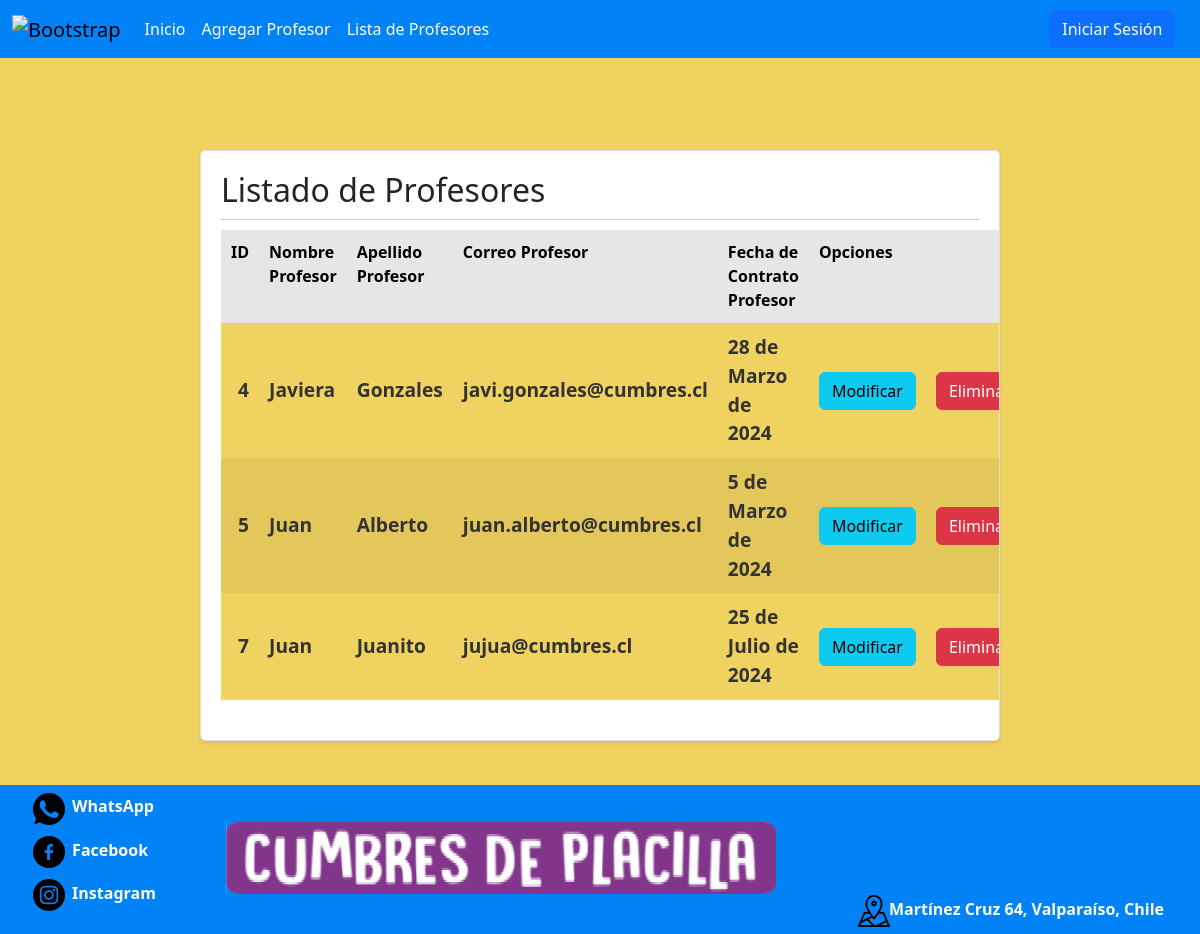
/SitioWeb/listarProfesor, run on an earlier commit of the app's database.
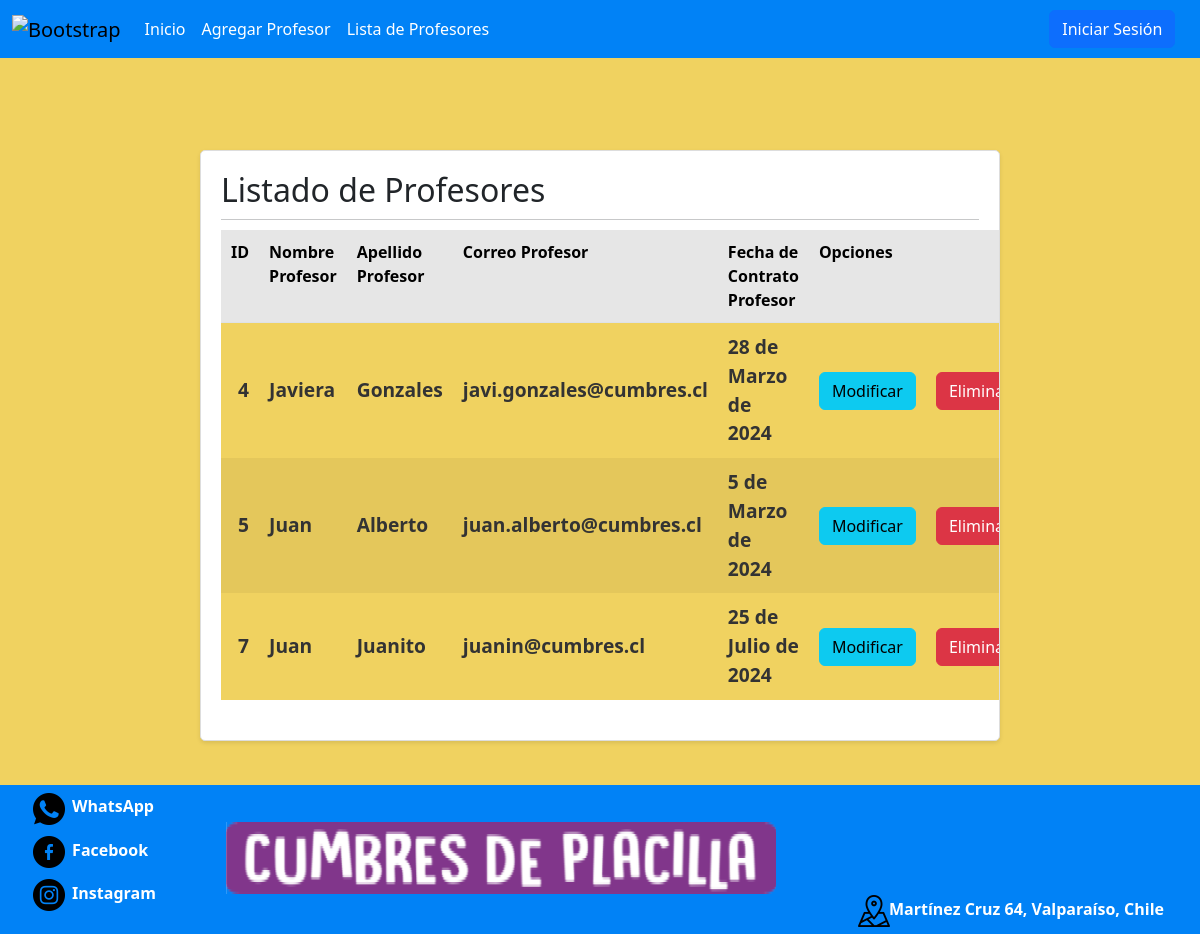
And on a later commit of the database.
### SitioWeb/models.py (models this page shows, shortened)
class Profesor(models.Model):
    nombre_prof = models.CharField(max_length=20)
    apellido_prof = models.CharField(max_length=20)
    correo_prof = models.EmailField(max_length=254)
    fec_contra_prof = models.DateField()
    class Meta:
        db_table = 'SitioWeb_profesor'

### SitioWeb/views.py (the view)
# urls.py: path('listarProfesor', listarProfesor, name='listarProfesor'),
def listarProfesor(request):
    listarProfesor = Profesor.objects.all()
    return render(request, 'paginas/listarProfesor.html', {'Profesor': listarProfesor})

### SitioWeb/templates/paginas/listarProfesor.html (shortened to what the changed rows need)
{% load static %}
<!DOCTYPE html>
<html lang="en">
<head>
 <link href="https://cdn.jsdelivr.net/npm/bootstrap@5.3.3/dist/css/bootstrap.min.css" rel="stylesheet">
 <link type='text/css' href="{%static "css/style.css"%}" rel="stylesheet" />
</head>
<body>
    <br><br><br>
  <main>
        <div class="card" id="listarProf">
            <div class="card-body">
                <h2>Listado de Profesores</h2>
                <table class="table table-striped table-hover">
                    <tr>
                        <th>ID</th>
                        <th>Nombre Profesor</th>
                        <th>Apellido Profesor</th>
                        <th>Correo Profesor</th>
                        <th>Fecha de Contrato Profesor</th>
                        <th colspan="2">Opciones</th>
                    </tr>
                    {% for p in Profesor %}
                    <tr>
                        <td>{{ p.id }}</td>
                        <td>{{ p.nombre_prof }}</td>
                        <td>{{ p.apellido_prof }}</td>
                        <td>{{ p.correo_prof }}</td>
                        <td>{{ p.fec_contra_prof }}</td>
                        <td><a href="modificarProfesor/{{p.id}}" class="btn btn-info">Modificar</a></td>
                        <td><a href="eliminarProfesor/{{p.id}}" class="btn btn-danger">Eliminar</a></td>
                    </tr>
                    {% endfor %}
                </table>
            </div>
        </div>
  </main>
  <br>
</body>
</html>

What changed in the data, as far as the page shows it:
changed Profesor "Juanito": correo_prof "jujua@cumbres.cl" → "juanin@cumbres.cl"
